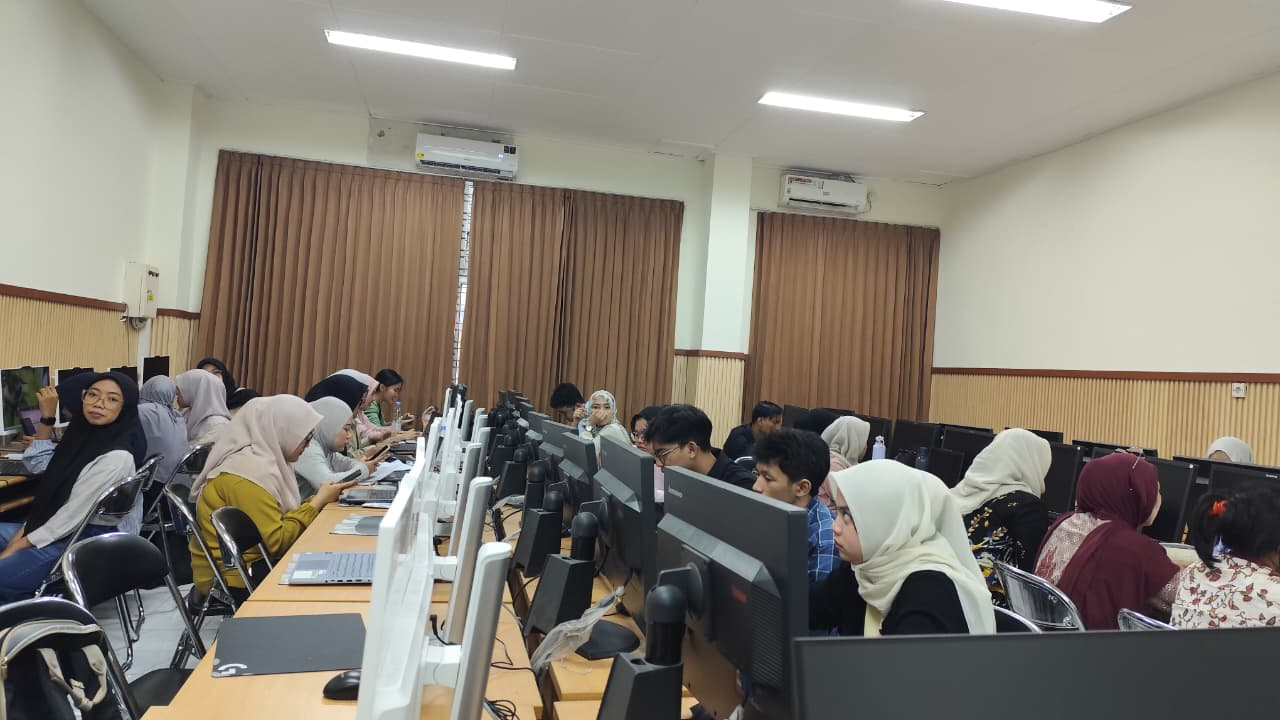
#> input picture pertemuan5/image.jpeg, 1280 x 720 px
$ python HistogramWarnaIndividu.py
#> lines starting #> are read from the running program, lines starting #| are printed output that depends on the picture
import cv2 as cv
from matplotlib import pyplot as plt

img = cv.imread('image.jpeg', cv.IMREAD_COLOR)
#> img is the input picture: shape (720, 1280, 3); mean B, G, R 117.2, 127.4, 133.3

plt.subplot(1, 3, 1)
plt.hist(img[:, :, 0].ravel(), 256, [0, 256], color='b')
plt.title('Kanal Biru')
plt.xlabel('Intensitas Piksel')
plt.ylabel('Frekuensi')
plt.xlim([0, 256])

plt.subplot(1, 3, 2)
plt.hist(img[:, :, 1].ravel(), 256, [0, 256], color='g')
plt.title('Kanal Hijau')
plt.xlabel('Intensitas Piksel')
plt.ylabel('Frekuensi')
plt.xlim([0, 256])

plt.subplot(1, 3, 3)
plt.hist(img[:, :, 2].ravel(), 256, [0, 256], color='r')
plt.title('Kanal Merah')
plt.xlabel('Intensitas Piksel')
plt.ylabel('Frekuensi')
plt.xlim([0, 256])

plt.tight_layout()
plt.show()
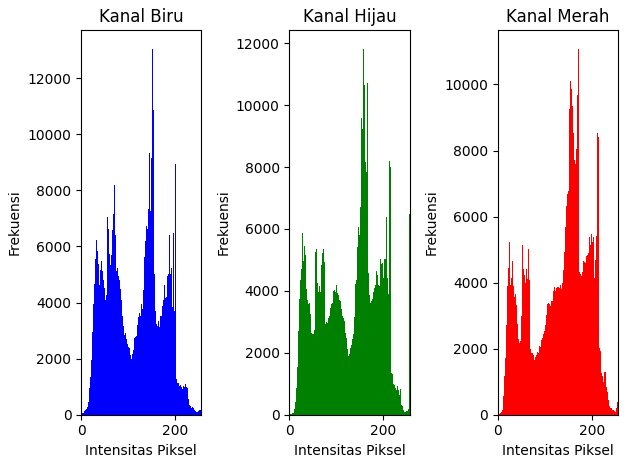
#> figure drawn by matplotlib, 3 panels; panel 1: tallest bar 13051 high, from x = 151 to 152; panel 2: tallest bar 11826 high, from x = 157 to 158; panel 3: tallest bar 11085 high, from x = 171 to 172
